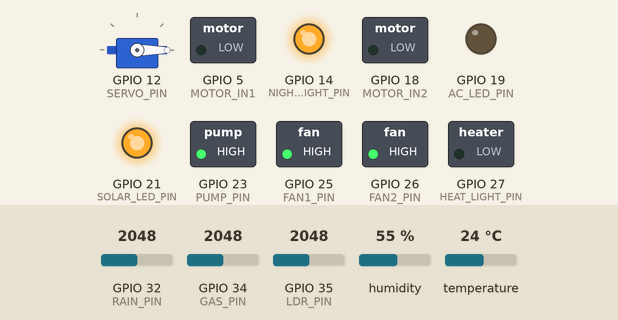
The sketch below on a simulated ESP32. On the bench: servo, switched loads named in the sketch (green lamp = pin HIGH), output pins drawn as LEDs (lit = HIGH). Inputs (shaded band) come from the test bench; at power-on: humidity 55 %, GPIO 34 (GAS_PIN) = 2048, GPIO 35 (LDR_PIN) = 2048, GPIO 32 (RAIN_PIN) = 2048, temperature 24 °C. WiFi joins after 1.5 s; servers stay silent unless stated; the local clock reads 2024-03-15 10:24:30 at power-on unless the sketch sets it; what the sketch prints to the serial monitor is not drawn.

Above: at 2.7 s.
2.8 s: humidity set to 31 %
5.7 s: humidity set to 28 %
At 7.65 s:
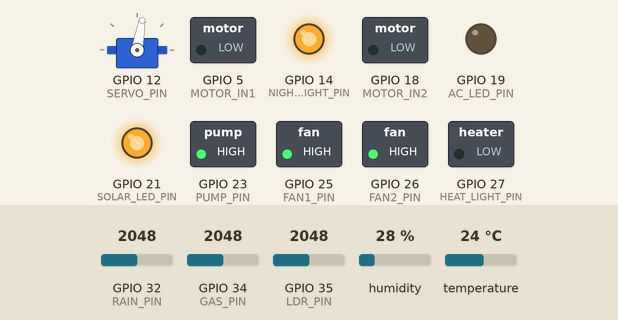
10.1 s: GPIO 34 (GAS_PIN) set to 2435
11.7 s: GPIO 34 (GAS_PIN) set to 2564
At 13.0 s:
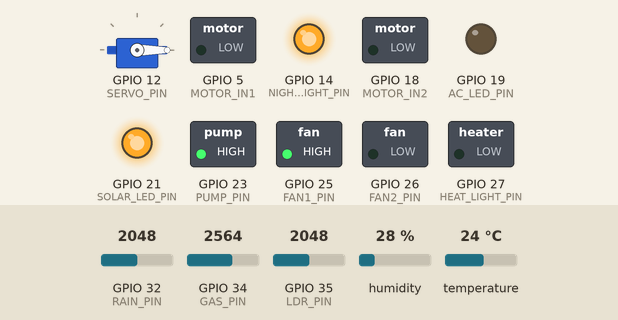
13.9 s: GPIO 35 (LDR_PIN) set to 2225
15.6 s: GPIO 35 (LDR_PIN) set to 2332
At 17.0 s:
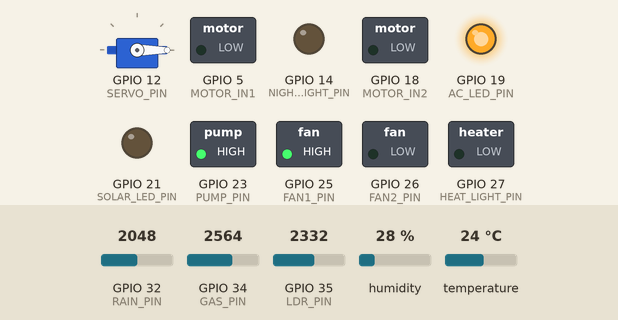
At 37.66 s:
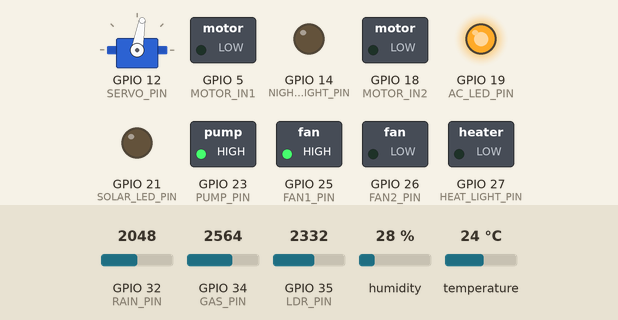
Timing chart, 0 to 39.4 s (numbered marks = the images above; inputs shaded):
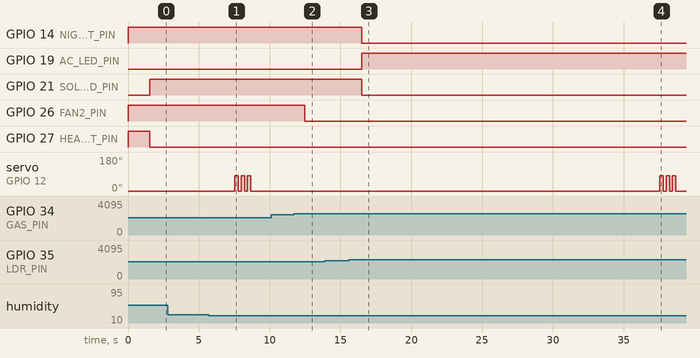

The sketch:

finalproject.ino
```cpp
#include <WiFi.h>
#include <WebServer.h>
#include <Firebase_ESP_Client.h>
#include <ESP32Servo.h>
#include "DHT.h"

// Firebase Helper Addons
#include "addons/TokenHelper.h"
#include "addons/RTDBHelper.h"

// --- Hardware & Local Network Credentials ---
const char* ssid = "We_are_6";
const char* password = "33780450";

// --- Firebase Credentials ---
#define API_KEY "AIzaSyDooeQFt1kU5j34F8CI_UZ3QuEmeAu8NG8"
#define DATABASE_URL "smartshed-cd1d0-default-rtdb.asia-southeast1.firebasedatabase.app"

// --- Sensor & Actuator Pin Allocations ---
#define DHTPIN 4
#define GAS_PIN 34
#define LDR_PIN 35
#define RAIN_PIN 32
#define SERVO_PIN 12      // Water Spray Servo Motor Pin (GPIO 12)

// --- POWER SOURCE INDICATOR LEDS ---
#define AC_LED_PIN 19     // 🔌 AC Power Indicator LED Pin (GPIO 19)
#define SOLAR_LED_PIN 21  // ☀️ Solar Power Indicator LED Pin (GPIO 21)

// --- Load Relay Controls ---
#define FAN1_PIN 25
#define FAN2_PIN 26
#define HEAT_LIGHT_PIN 27
#define PUMP_PIN 23
#define NIGHT_LIGHT_PIN 14

// --- Deek-Robot L293D DC Gear Motor Driver Map ---
#define MOTOR_IN1 5
#define MOTOR_IN2 18

// --- Module Instance Definitions ---
DHT dht(DHTPIN, DHT11);
WebServer server(80);
Servo sprayServo;

// Firebase Data Objects
FirebaseData fbdo;
FirebaseData fbdo_sync;
FirebaseAuth auth;
FirebaseConfig config;
unsigned long sendDataPrevMillis = 0;

// --- INDEPENDENT AUTOMATION MATRIX ---
bool autoFan1 = true;
bool autoFan2 = true;
bool autoHeat = true;
bool autoCurtain = true;
bool autoNightLight = true;
bool autoSpray = true;

bool isSpraying = false;
const int gasThreshold = 2500;

// Sustained Reading Filter
int fan1FilterCounter = 0;

// Automatic Spray Cooldown & Threshold Constants
const float LOW_HUMIDITY_THRESHOLD = 30.0;
const unsigned long AUTO_SPRAY_COOLDOWN = 30000;
unsigned long lastAutoSprayMillis = 0;

// --- POWER SOURCE TIME TRACKING VARIABLES ---
bool isSolarActive = false;
unsigned long solarTotalMillis = 0;
unsigned long acTotalMillis = 0;
unsigned long lastPowerCheckMillis = 0;
const int LDR_LIGHT_THRESHOLD = 1800;

// --- Sensor Cache ---
float cachedTemp = 0.0;
float cachedHum = 0.0;
int cachedGas = 0;
int cachedLight = 0;
int cachedRain = 0;
unsigned long lastSensorReadMillis = 0;
const unsigned long SENSOR_READ_INTERVAL = 1000;

// --- DC Motor Runtime Watchdog Matrix ---
enum CurtainState { CLOSED = 0, OPEN = 1, CLOSING = 2, OPENING = 3 };
CurtainState currentStatus = CLOSED;
CurtainState targetStatus = CLOSED;
unsigned long motorStartTime = 0;
const unsigned long DRIVE_DURATION = 12000;

void stopCurtains() {
  digitalWrite(MOTOR_IN1, LOW);
  digitalWrite(MOTOR_IN2, LOW);
}

void triggerCurtainMove(CurtainState target) {
  if (currentStatus == target || currentStatus == CLOSING || currentStatus == OPENING) return;
  targetStatus = target;
  motorStartTime = millis();
  if (target == OPEN) {
    currentStatus = OPENING;
    digitalWrite(MOTOR_IN1, HIGH); digitalWrite(MOTOR_IN2, LOW);
  } else {
    currentStatus = CLOSING;
    digitalWrite(MOTOR_IN1, LOW); digitalWrite(MOTOR_IN2, HIGH);
  }
}

// ─── SERVO WATER SPRAY EXECUTION ENGINE (3 RAPID CLICKS) ─────────
void triggerWaterSpray() {
  if (isSpraying) return;
  isSpraying = true;
  Serial.println(">> [SERVO] Rapidly Clicking Water Spray 3 Times...");

  for (int i = 0; i < 3; i++) {
    sprayServo.write(80);  // Press position
    delay(250);
    sprayServo.write(0);   // Release position
    delay(200);
  }

  sprayServo.write(0); // Ensure back at zero idle
  isSpraying = false;

  if (Firebase.ready()) {
    Firebase.RTDB.setBool(&fbdo, "/FarmData/actuators/spray", false);
  }
}

// ─── POWER SOURCE & LDR MANAGEMENT ──────────────────────────────
void updatePowerSourceAndTimer(int lightVal) {
  unsigned long now = millis();
  unsigned long elapsed = now - lastPowerCheckMillis;
  lastPowerCheckMillis = now;

  if (lightVal > LDR_LIGHT_THRESHOLD) {
    digitalWrite(SOLAR_LED_PIN, HIGH);
    digitalWrite(AC_LED_PIN, LOW);
    if (isSolarActive) solarTotalMillis += elapsed;
    isSolarActive = true;
  } else {
    digitalWrite(SOLAR_LED_PIN, LOW);
    digitalWrite(AC_LED_PIN, HIGH);
    if (!isSolarActive) acTotalMillis += elapsed;
    isSolarActive = false;
  }
}

// ─── INDEPENDENT AUTOMATION RULES ─────────────────────────
void runAutomationRules(float t, float h, int gas, int light, int rain) {
  updatePowerSourceAndTimer(light);

  if (gas > gasThreshold) {
    if (autoFan2) digitalWrite(FAN2_PIN, LOW);
  } else {
    if (autoFan2) {
      if (!isnan(t) && t > 35) digitalWrite(FAN2_PIN, LOW);
      else digitalWrite(FAN2_PIN, HIGH);
    }
  }

  if (autoFan1) {
    if (!isnan(t) && !isnan(h)) {
      if (t >= 32 || h >= 60) {
        fan1FilterCounter++;
        if (fan1FilterCounter >= 20) digitalWrite(FAN1_PIN, LOW);
      } else {
        fan1FilterCounter = 0;
        digitalWrite(FAN1_PIN, HIGH);
      }
    }
  }

  if (autoHeat) {
    if (!isnan(t)) {
      if (t < 25) digitalWrite(HEAT_LIGHT_PIN, LOW);
      else if (t >= 28) digitalWrite(HEAT_LIGHT_PIN, HIGH);
    }
  }

  if (autoNightLight) {
    if (light <= LDR_LIGHT_THRESHOLD) digitalWrite(NIGHT_LIGHT_PIN, LOW);
    else digitalWrite(NIGHT_LIGHT_PIN, HIGH);
  }

  if (autoSpray) {
    if (!isnan(h) && h < LOW_HUMIDITY_THRESHOLD) {
      if (millis() - lastAutoSprayMillis >= AUTO_SPRAY_COOLDOWN || lastAutoSprayMillis == 0) {
        lastAutoSprayMillis = millis();
        Serial.println(">> [AUTO] Low Humidity. Triggering 3-Click Water Spray...");
        triggerWaterSpray();
      }
    }
  }

  if (autoCurtain && currentStatus != OPENING && currentStatus != CLOSING) {
    if (rain > 20) triggerCurtainMove(CLOSED);
    else if (!isnan(t) && t > 30) triggerCurtainMove(OPEN);
    else {
      if (light > LDR_LIGHT_THRESHOLD) triggerCurtainMove(OPEN);
      else triggerCurtainMove(CLOSED);
    }
  }
}

void updateSensorReadings() {
  if (millis() - lastSensorReadMillis >= SENSOR_READ_INTERVAL || lastSensorReadMillis == 0) {
    lastSensorReadMillis = millis();
    float newH = dht.readHumidity();
    float newT = dht.readTemperature();
    if (!isnan(newH) && !isnan(newT)) {
      cachedHum = newH;
      cachedTemp = newT;
    }
    cachedGas = analogRead(GAS_PIN);
    cachedLight = 4095 - analogRead(LDR_PIN);
    cachedRain = map(analogRead(RAIN_PIN), 4095, 0, 0, 100);
    if (cachedRain < 0) cachedRain = 0;

    runAutomationRules(cachedTemp, cachedHum, cachedGas, cachedLight, cachedRain);
  }
}

void handleData() {
  String json = "{";
  json += "\"temp\":" + String(isnan(cachedTemp) ? 0 : cachedTemp) + ",";
  json += "\"hum\":" + String(isnan(cachedHum) ? 0 : cachedHum) + ",";
  json += "\"gas\":" + String(cachedGas) + ",";
  json += "\"light\":" + String(cachedLight) + ",";
  json += "\"rain\":" + String(cachedRain) + ",";
  json += "\"powerSource\":\"" + String(isSolarActive ? "Solar Power ☀️" : "AC Power 🔌") + "\",";
  json += "\"solarRuntimeSec\":" + String(solarTotalMillis / 1000) + ",";
  json += "\"acRuntimeSec\":" + String(acTotalMillis / 1000);
  json += "}";
  server.sendHeader("Access-Control-Allow-Origin", "*");
  server.send(200, "application/json", json);
}

// --- Local Web Server Sync Endpoints ---
void toggleFan1() { autoFan1 = false; digitalWrite(FAN1_PIN, !digitalRead(FAN1_PIN)); server.send(200); }
void toggleFan2() { autoFan2 = false; digitalWrite(FAN2_PIN, !digitalRead(FAN2_PIN)); server.send(200); }
void toggleHeat() { autoHeat = false; digitalWrite(HEAT_LIGHT_PIN, !digitalRead(HEAT_LIGHT_PIN)); server.send(200); }
void toggleNightLight() { autoNightLight = false; digitalWrite(NIGHT_LIGHT_PIN, !digitalRead(NIGHT_LIGHT_PIN)); server.send(200); }
void togglePump() { digitalWrite(PUMP_PIN, !digitalRead(PUMP_PIN)); server.send(200); }
void setCurtainOpen() { autoCurtain = false; triggerCurtainMove(OPEN); server.send(200); }
void setCurtainClose() { autoCurtain = false; triggerCurtainMove(CLOSED); server.send(200); }
void handleSprayEndpoint() { triggerWaterSpray(); server.send(200, "text/plain", "Sprayed"); }
void toggleAutoSpray() { autoSpray = !autoSpray; server.send(200); }

void syncManualControls() {
  if (Firebase.RTDB.getJSON(&fbdo_sync, "/FarmData/automation")) {
    FirebaseJson *json = fbdo_sync.jsonObjectPtr();
    FirebaseJsonData res;
    if (json->get(res, "autoFan1")) autoFan1 = res.boolValue;
    if (json->get(res, "autoFan2")) autoFan2 = res.boolValue;
    if (json->get(res, "autoHeat")) autoHeat = res.boolValue;
    if (json->get(res, "autoNightLight")) autoNightLight = res.boolValue;
    if (json->get(res, "autoCurtain")) autoCurtain = res.boolValue;
    if (json->get(res, "autoSpray")) autoSpray = res.boolValue;
  }

  if (Firebase.RTDB.getJSON(&fbdo_sync, "/FarmData/actuators")) {
    FirebaseJson *json = fbdo_sync.jsonObjectPtr();
    FirebaseJsonData res;

    if (!autoFan1 && json->get(res, "fan1")) digitalWrite(FAN1_PIN, res.boolValue ? LOW : HIGH);
    if (!autoFan2 && json->get(res, "fan2")) digitalWrite(FAN2_PIN, res.boolValue ? LOW : HIGH);
    if (!autoHeat && json->get(res, "heatlight")) digitalWrite(HEAT_LIGHT_PIN, res.boolValue ? LOW : HIGH);
    if (!autoNightLight && json->get(res, "nightlight")) digitalWrite(NIGHT_LIGHT_PIN, res.boolValue ? LOW : HIGH);
    if (json->get(res, "pump")) digitalWrite(PUMP_PIN, res.boolValue ? LOW : HIGH);

    if (json->get(res, "spray") && res.boolValue == true) {
      triggerWaterSpray();
    }

    if (!autoCurtain && json->get(res, "curtainStatus")) {
      int target = res.intValue;
      if (target == 1) triggerCurtainMove(OPEN);
      else if (target == 0) triggerCurtainMove(CLOSED);
    }
  }
}

void setup() {
  Serial.begin(115200);
  dht.begin();

  pinMode(FAN1_PIN, OUTPUT);       digitalWrite(FAN1_PIN, HIGH);
  pinMode(FAN2_PIN, OUTPUT);       digitalWrite(FAN2_PIN, HIGH);
  pinMode(HEAT_LIGHT_PIN, OUTPUT); digitalWrite(HEAT_LIGHT_PIN, HIGH);
  pinMode(PUMP_PIN, OUTPUT);       digitalWrite(PUMP_PIN, HIGH);
  pinMode(NIGHT_LIGHT_PIN, OUTPUT); digitalWrite(NIGHT_LIGHT_PIN, HIGH);
  pinMode(MOTOR_IN1, OUTPUT);      pinMode(MOTOR_IN2, OUTPUT);
  stopCurtains();

  pinMode(AC_LED_PIN, OUTPUT);    digitalWrite(AC_LED_PIN, LOW);
  pinMode(SOLAR_LED_PIN, OUTPUT); digitalWrite(SOLAR_LED_PIN, LOW);
  lastPowerCheckMillis = millis();

  ESP32PWM::allocateTimer(0);
  sprayServo.setPeriodHertz(50);
  sprayServo.attach(SERVO_PIN, 500, 2400);
  sprayServo.write(0);

  WiFi.begin(ssid, password);
  while (WiFi.status() != WL_CONNECTED) { delay(500); Serial.print("."); }
  Serial.println("\n[LIVE] ESP32 Connected: " + WiFi.localIP().toString());

  configTime(0, 0, "pool.ntp.org");

  config.api_key = API_KEY;
  config.database_url = DATABASE_URL;
  config.signer.test_mode = true;
  config.cert.data = NULL;

  Firebase.begin(&config, &auth);
  Firebase.reconnectWiFi(true);

  server.on("/data", handleData);
  server.on("/f1", toggleFan1); server.on("/f2", toggleFan2);
  server.on("/heat", toggleHeat);
  server.on("/nl", toggleNightLight); server.on("/pump", togglePump);
  server.on("/c_open", setCurtainOpen); server.on("/c_close", setCurtainClose);
  server.on("/spray", handleSprayEndpoint);
  server.on("/auto_spray", toggleAutoSpray);

  server.begin();
}

void loop() {
  server.handleClient();
  updateSensorReadings();

  if ((currentStatus == OPENING || currentStatus == CLOSING) && (millis() - motorStartTime >= DRIVE_DURATION)) {
    stopCurtains(); currentStatus = targetStatus;
  }

  // Synchronize with Firebase
  if (Firebase.ready() && (millis() - sendDataPrevMillis > 1000 || sendDataPrevMillis == 0)) {
    sendDataPrevMillis = millis();

    syncManualControls();

    FirebaseJson updateData;
    updateData.set("lastSeen", (double)millis()); // Heartbeat tracker
    updateData.set("temp", isnan(cachedTemp) ? 0 : cachedTemp);
    updateData.set("hum", isnan(cachedHum) ? 0 : cachedHum);
    updateData.set("gas", cachedGas);
    updateData.set("light", cachedLight);
    updateData.set("rain", cachedRain);

    updateData.set("power/source", isSolarActive ? "Solar Power ☀️" : "AC Power 🔌");
    updateData.set("power/acPower", digitalRead(AC_LED_PIN) == HIGH);
    updateData.set("power/solarPower", digitalRead(SOLAR_LED_PIN) == HIGH);
    updateData.set("power/solarRuntimeSec", solarTotalMillis / 1000);
    updateData.set("power/acRuntimeSec", acTotalMillis / 1000);

    updateData.set("actuators/fan1", !digitalRead(FAN1_PIN));
    updateData.set("actuators/fan2", !digitalRead(FAN2_PIN));
    updateData.set("actuators/heatlight", !digitalRead(HEAT_LIGHT_PIN));
    updateData.set("actuators/pump", !digitalRead(PUMP_PIN));
    updateData.set("actuators/nightlight", !digitalRead(NIGHT_LIGHT_PIN));
    updateData.set("actuators/spray", isSpraying);
    updateData.set("actuators/curtainStatus", (int)currentStatus);

    updateData.set("automation/autoFan1", autoFan1);
    updateData.set("automation/autoFan2", autoFan2);
    updateData.set("automation/autoHeat", autoHeat);
    updateData.set("automation/autoCurtain", autoCurtain);
    updateData.set("automation/autoNightLight", autoNightLight);
    updateData.set("automation/autoSpray", autoSpray);

    if (Firebase.RTDB.updateNode(&fbdo, "/FarmData", &updateData)) {
        Serial.println(">> Database Synced with Firebase.");
    } else {
        Serial.println(">> Firebase Error: " + fbdo.errorReason());
    }
  }
}
```

Measured:
- the behaviour switches between 30 and 29 % on humidity (found by bisection; images 0 and 1)
- the behaviour switches between 2500 and 2501 on GPIO 34 (GAS_PIN) (found by bisection; images 1 and 2)
- the behaviour switches between 2294 and 2295 on GPIO 35 (LDR_PIN) (found by bisection; images 2 and 3)
- after the input at 2.8 s, every drawn part: stays the same
- after the input at 5.7 s, servo on GPIO 12 (SERVO_PIN): alternates 80° for 0.25 s and 0° for 0.20 s, 6 changes in all, then stays 0°, starting after 1.8 s
- after the input at 10.1 s, every drawn part: stays the same
- after the input at 11.7 s, GPIO 26 (FAN2_PIN): HIGH → LOW after 0.79 s
- after the input at 13.9 s, every drawn part: stays the same
- after the input at 15.6 s, GPIO 14 (NIGHT_LIGHT_PIN), GPIO 21 (SOLAR_LED_PIN): HIGH → LOW after 0.91 s; GPIO 19 (AC_LED_PIN): LOW → HIGH after 0.91 s
